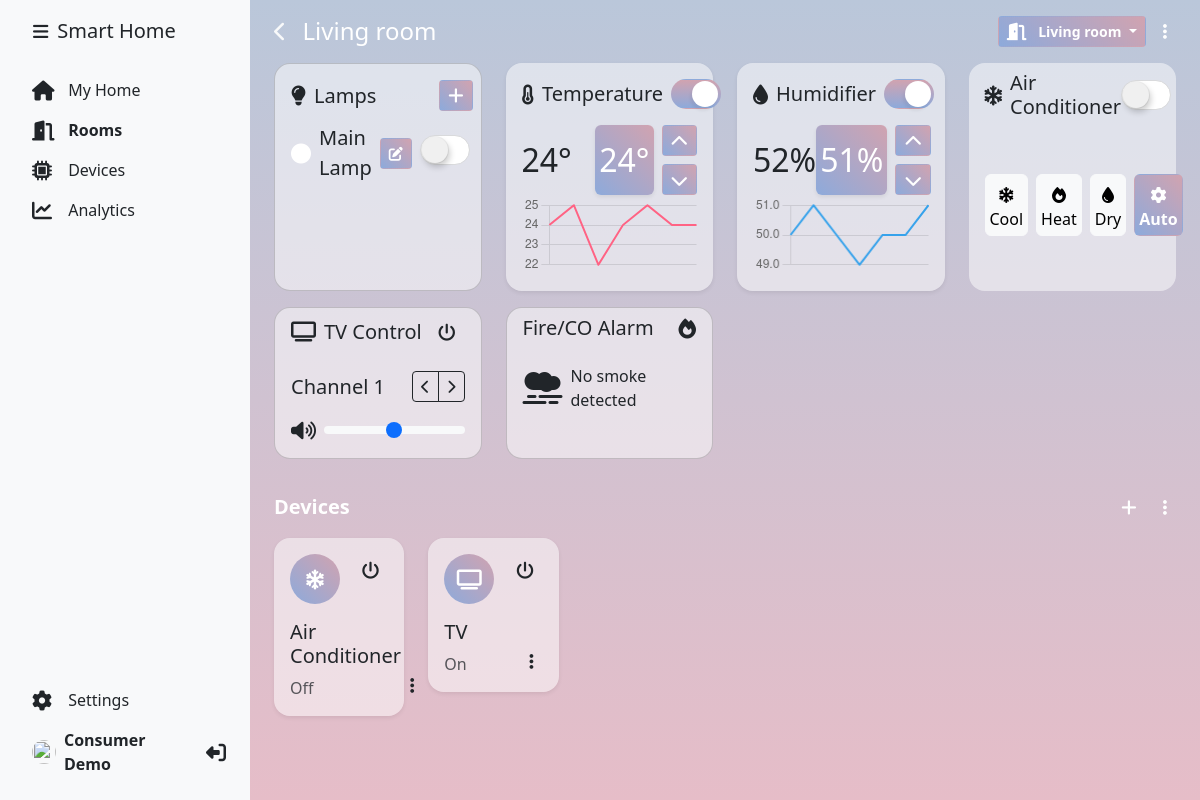
The page /room.php?id=1 (signed in) on the database its author committed.
### tables this page shows
CREATE TABLE rooms (
    id INT NOT NULL AUTO_INCREMENT,
    name VARCHAR(255) NOT NULL,
    user_id INT NOT NULL,
    data text NOT NULL DEFAULT '{}',
    PRIMARY KEY (id)
);

CREATE TABLE devices (
    id INT NOT NULL AUTO_INCREMENT,
    user_id INT NOT NULL,
    room_id INT NOT NULL,
    name VARCHAR(255) NOT NULL,
    type VARCHAR(255) NOT NULL DEFAULT 'sensor',
    status INT NOT NULL DEFAULT 0,
    electricity INT NOT NULL DEFAULT 0,
    water INT NOT NULL DEFAULT 0,
    gas INT NOT NULL DEFAULT 0,
    data text NOT NULL DEFAULT '{}',
    PRIMARY KEY (id)
);

### room.php (the view, shortened to what the rows shown need)
<?php
require_once 'dbconfig.php';
$room_id = intval($_GET['id']);
$user_id = intval($_SESSION['user']);
$stmt = $db->prepare("SELECT * FROM rooms WHERE id = ? AND user_id = ?");
$stmt->execute([$room_id, $user_id]);
$room = $stmt->fetch(PDO::FETCH_ASSOC);
$room['data'] = @json_decode($room['data'], true);
$have = [];
foreach ($device_group as $device_key => $device_data) {
    $have[$device_key] = false;
}
$stmt = $db->prepare("SELECT * FROM devices WHERE room_id = ? AND user_id = ?");
$stmt->execute([$room_id, $user_id]);
$devices = $stmt->fetchAll(PDO::FETCH_ASSOC);
foreach ($devices as $device) {
    $have[$device['type']] = $device;
    $have[$device['type']]['data'] = @json_decode($device['data'], true);
}
?>
<!DOCTYPE html>
<html lang="en">
<head>
    <link href="https://cdn.jsdelivr.net/npm/bootstrap@5.3.0/dist/css/bootstrap.min.css" rel="stylesheet"
>
    <link rel="stylesheet" href="https://cdnjs.cloudflare.com/ajax/libs/font-awesome/6.4.0/css/all.min.css"
 />
    <link href="css/app.css" rel="stylesheet">
</head>
<body <?php if(isset($_COOKIE['sidebar-toggle']) && $_COOKIE['sidebar-toggle'] == '1') { echo ' class="sidebar-toggle"'; } ?>>
    <main class="d-flex flex-nowrap">
        <div class="d-flex flex-fill p-3 px-md-4 px-sm-2 mw-100">
            <div class="room w-100">
                <div class="d-flex align-items-center mb-3">
                    <a href="rooms.php" class="text-decoration-none text-light me-3">
                        <i class="fas fa-chevron-left fa-lg"></i>
                    </a>
                    <h4 class="flex-grow-1 mr-2 mb-0 fw-normal text-white"><?php echo htmlspecialchars($room['name']) ?></h4>
                    <div class="dropdown">
                        <button class="btn btn-sm btn-sh dropdown-toggle" type="button" id="dropdownMenuButton1"
                            data-bs-toggle="dropdown" aria-expanded="false">
                            <span><?php echo htmlspecialchars($room['name']) ?></span>
                        </button>
                    </div>
                    <button class="btn btn-sm text-white ms-2 edit-room-btn" type="button" data-id="<?php echo $room['id']; ?>">
                    </button>
                </div>
                <div class="row">
                    <div class="col-xl-3 col-lg-6 mb-3">
                        <div class="card bg-white-50 rounded-4 h-100 p-3 pe-2 pb-0">
                            <div class="d-flex align-items-center">
                                <h2 class="h5 m-0 me-2">Lamps</h2>
                            </div>
                            <ul class="list-unstyled p-0 m-0 overflow-auto pe-1 mt-2" style="max-height: 170px">
                                <?php
                                foreach ($devices as $device) {
                                    if ($device['type'] == 'light') {
                                        $deviceSettings = json_decode($device['data'], true);
                                        $device['color'] = isset($deviceSettings['color']) ? $deviceSettings['color'] : '#ffffff';
                                ?>
                                    <li class="d-flex align-items-center mb-2 mt-1">
                                        <i class="fas fa-circle fa-lg me-2" style="color: <?php echo $device['color']; ?>"></i>
                                        <span class="fs-5 me-2"><?php echo htmlspecialchars($device['name']); ?></span>
                                        <button class="btn btn-sm p-1 px-2 btn-sh me-2 edit-lamp-btn" type="button" data-id="<?php echo $device['id']; ?>">
                                            <i class="fas fa-edit"></i>
                                        </button>
                                        <label class="switch ms-auto">
                                            <input type="checkbox" class="apple-switch sh-switch" onchange="deviceStatus(<?php echo $device['id']; ?>, this.checked)" <?php if ($device['status'] == '1') { echo ' checked'; } ?>>
                                        </label>
                                    </li>
                                <?php
                                    }
                                }
                                ?>
                            </ul>
                        </div>
                    </div>
                    <?php if($have['ac']) { ?>
                    <div class="col-xl-3 col-lg-6 mb-3">
                        <div class="bg-white-50 h-100 rounded-4 position-relative air-conditioner d-flex flex-column" data-id="<?php echo (isset($have['ac']['id']) ? $have['ac']['id'] : 0); ?>">
                            <div class="d-flex align-items-center p-2 px-3">
                                <i class="fa fa-snowflake fa-lg me-2"></i>
                                <h2 class="h5 mb-0">Air Conditioner</h2>
                                <label class="switch ms-auto d-flex align-items-center justify-content-start">
                                    <input type="checkbox" class="apple-switch sh-switch" onchange="deviceStatus(<?php echo $have['ac']['id']; ?>, this.checked)" <?php if(isset($have['ac']['status']) && $have['ac']['status'] == 1) { echo "checked"; } ?>>
                                </label>
                            </div>
                            <div class="d-flex align-items-center justify-content-center px-3 h-100">
                                <div class="d-flex align-items-center justify-content-start gap-2 w-100 mb-2">
                                    <?php foreach($device_group['ac']['modes'] as $mode_code => $mode) { ?>
                                    <button style="width: 66px" class="btn btn-<?php echo (isset($have['ac']['data']['mode']) && $have['ac']['data']['mode'] == $mode_code) ? 'sh' : 'light'; ?> rounded-2 btn-mode d-flex flex-column justify-content-center gap-1 p-1 align-items-center" data-mode="<?php echo $mode_code; ?>">
                                        <i class="<?php echo $mode['icon']; ?> mt-2"></i>
                                        <?php echo $mode['name']; ?>
                                    </button>
                                    <?php } ?>
                                </div>
                            </div>
                        </div>
                    </div>
                    <?php } ?>
                    <?php if ($have['tv']) { ?>
                    <div class="col-xl-3 col-lg-6 mb-3">
                        <div class="card bg-white-50 h-100 rounded-4 tv-control position-relative flex-fill" data-id="<?php echo (isset($have['tv']['id']) ? $have['tv']['id'] : 0); ?>" data-channel="<?php echo (isset($have['tv']['data']['channel']) ? $have['tv']['data']['channel'] : 1); ?>" data-volume="<?php echo (isset($have['tv']['data']['volume']) ? $have['tv']['data']['volume'] : 50); ?>">
                            <div class="d-flex justify-content-between align-items-center p-2 px-3">
                                <h2 class="h5 mb-0 me-auto">TV Control</h2>
                            </div>
                        </div>
                    </div>
                    <?php } ?>
                    <?php if(isset($room['data']['fireco_status']) && $room['data']['fireco_status'] == '1') { ?>
                    <div class="col-xl-3 col-lg-6 mb-3">
                        <div class="card bg-white-50 h-100 rounded-4 position-relative">
                            <div class="d-flex justify-content-between align-items-center p-2 px-3">
                                <h2 class="h5 mb-0">Fire/CO Alarm</h2>
                            </div>
                        </div>
                    </div>
                    <?php } ?>
                    <div class="col-xl-12">
                        <div class="row d-flex">
                            <?php
                            foreach ($devices as $device) {
                                if($device['type'] == 'light') {
                                    continue;
                                }
                                $device_id = intval($device['id']);
                                $device_name = $device['name'];
                                $device_status = $device['status'];
                                $device_type = $device['type'];
                                $device = $device_group[$device_type];
                            ?>
                            <div class="col-xl-2 col-md-4 col-sm-6 col-xs-12 room-device mb-3">
                                <div class="bg-white-50 shadow-sm p-3 rounded-4 d-flex flex-column">
                                    <div class="d-flex justify-content-center align-items-start mb-3">
                                        <div class="d-flex justify-content-center align-items-center rounded-circle btn-sh text-white me-2"
                                            style="width: 50px; height: 50px;">
                                            <i class="<?php echo $device['icon']; ?> fa-lg"></i>
                                        </div>
                                        <button class="btn btn-sm text-dark ms-auto on-off-btn" type="button" data-id="<?php echo $device_id; ?>" data-status="<?php echo $device_status; ?>">
                                        </button>
                                    </div>
                                    <div class="d-flex h-100">
                                        <div class="d-flex flex-column">
                                            <span class="h5"><?php echo $device_name; ?></span>
                                            <span class="text-muted mt-auto"><?php echo ($device_status == 1) ? 'On' : 'Off'; ?></span>
                                        </div>
                                        <div class="dropdown ms-auto mt-auto">
                                            <button class="btn btn-sm text-dark" type="button" id="dropdownMenuButton1"
                                                data-bs-toggle="dropdown" aria-expanded="false">
                                            </button>
                                        </div>
                                    </div>
                                </div>
                            </div>
                            <?php } ?>
                        </div>
                    </div>
                </div>
            </div>
        </div>
    </main>
</body>
</html>

### rows shown on the page
rooms: name "Living room"
devices: name "Main Lamp"
devices: name "Air Conditioner", shows "Off"
devices: name "TV", status "On"

### other values the page prints
$name "Smart Home"
$_SESSION['name'] "Consumer Demo"
$roomTemperature "24"
$room['data']['temperature'] "24"
$roomHumidity "52"
$room['data']['humidity'] "51"
$mode['name'] "Cool"
$mode['name'] "Heat"
$mode['name'] "Dry"
$mode['name'] "Auto"
$have['tv']['data']['channel'] "1"
